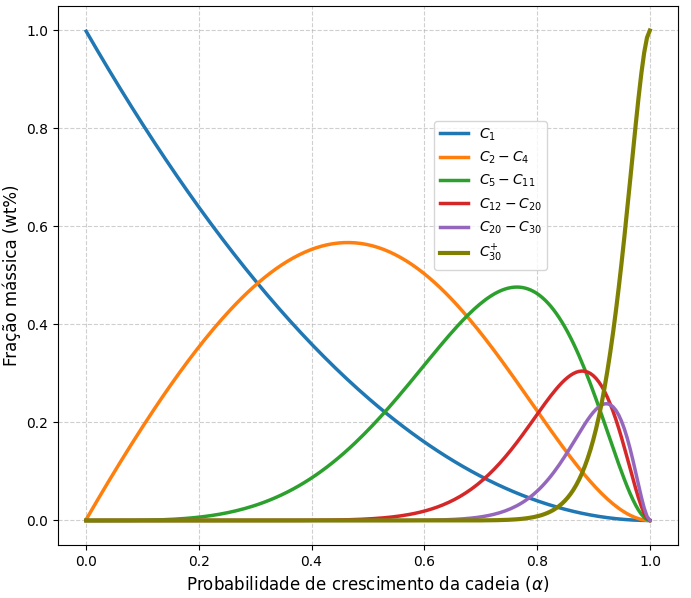

This figure's Python source:
# No terminal:  pip install numpy matplotlib

import numpy as np
import matplotlib.pyplot as plt

def get_weight_fraction(n_range, alpha):
    """Calcula a soma das frações mássicas para um intervalo de carbonos."""
    wn_sum = 0
    for n in n_range:
        wn_sum += n * (1 - alpha)**2 * alpha**(n-1)
    return wn_sum

# Vetor de probabilidade alpha (de 0 a 1)
alpha = np.linspace(0.001, 0.999, 200)

# Definição das faixas do gráfico
curves = {
    r'$C_1$': [1],
    r'$C_2 - C_4$': range(2, 5),
    r'$C_5 - C_{11}$': range(5, 12),
    r'$C_{12} - C_{20}$': range(12, 21),
    r'$C_{20} - C_{30}$': range(20, 31),
    r'$C_{30}^{+}$': None # Tratado separadamente como o resíduo
}

plt.figure(figsize=(8, 7))

# Plotagem das faixas definidas
for label, n_range in curves.items():
    if label == r'$C_{30}^{+}$':
        # C31+ é 1 menos a soma de C1 até C30
        y = 1 - get_weight_fraction(range(1, 31), alpha)
        plt.plot(alpha, y, label=label, linewidth=3, color='olive')
    else:
        y = get_weight_fraction(n_range, alpha)
        plt.plot(alpha, y, label=label, linewidth=2.5)

# Formatação padrão dissertação UPE
plt.xlabel(r'Probabilidade de crescimento da cadeia ($\alpha$)', fontsize=12)
plt.ylabel(r'Fração mássica (wt%)', fontsize=12)
#plt.title('Distribuição de Produtos Anderson-Schulz-Flory (ASF)')
plt.grid(True, linestyle='--', alpha=0.6)
plt.legend(frameon=True, loc='upper right', bbox_to_anchor=(0.8, 0.8))

# Salva em alta resolução na pasta do seu projeto
plt.savefig('distribuicao_ASF_final.png', dpi=300, bbox_inches='tight')
plt.show()
